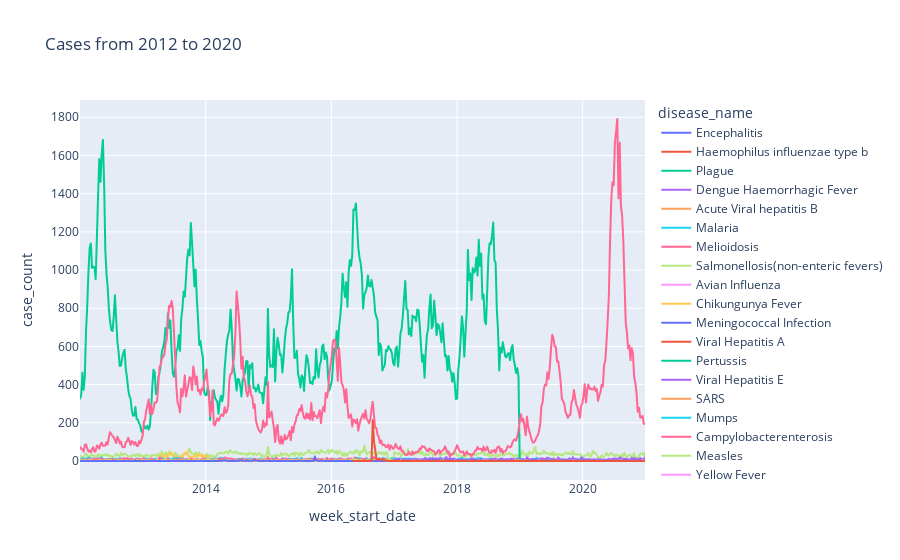
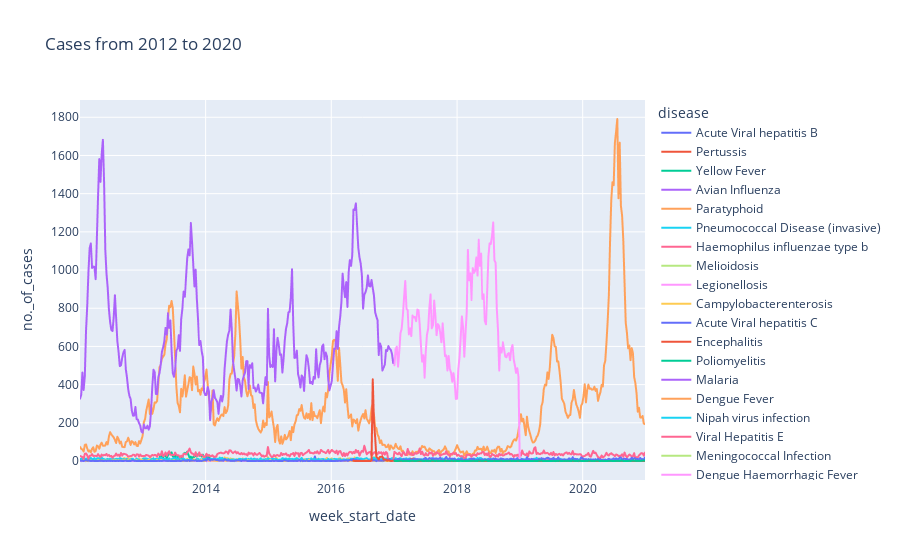

The notebook cell these images were saved under, in order:
### Markdown cell above
### Analyse change in disease count over from 2013 to 2020, segment by diseases

### Code cell
create_line_graph(df_ai_cleaned, "week_start_date", "case_count", {"week_start_date": True, "case_count": True}, "Cases from 2012 to 2020", "disease_name")
create_line_graph(df_cleaned, "week_start_date", "no._of_cases", {"no._of_cases": True}, "Cases from 2012 to 2020", "disease")

### Figure 1 — Plotly figure (JSON) as saved in the notebook; plotly's stock layout.template omitted (floating-point values rounded to 4 significant figures; data arrays with more than 128 entries replaced by an {"elided": "..."} marker saying what was removed)
{"data": [{"hovertemplate": "disease_name=Encephalitis<br>week_start_date=%{x}<br>case_count=%{y}<extra></extra>", "legendgroup": "Encephalitis", "line": {"color": "#636efa", "dash": "solid"}, "marker": {"symbol": "circle"}, "mode": "lines", "name": "Encephalitis", "showlegend": true, "type": "scattergl", "x": {"elided": "469 str values"}, "xaxis": "x", "y": {"elided": "469 int values"}, "yaxis": "y"}, {"hovertemplate": "disease_name=Haemophilus influenzae type b<br>week_start_date=%{x}<br>case_count=%{y}<extra></extra>", "legendgroup": "Haemophilus influenzae type b", "line": {"color": "#EF553B", "dash": "solid"}, "marker": {"symbol": "circle"}, "mode": "lines", "name": "Haemophilus influenzae type b", "showlegend": true, "type": "scattergl", "x": {"elided": "469 str values"}, "xaxis": "x", "y": {"elided": "469 int values"}, "yaxis": "y"}, {"hovertemplate": "disease_name=Plague<br>week_start_date=%{x}<br>case_count=%{y}<extra></extra>", "legendgroup": "Plague", "line": {"color": "#00cc96", "dash": "solid"}, "marker": {"symbol": "circle"}, "mode": "lines", "name": "Plague", "showlegend": true, "type": "scattergl", "x": {"elided": "469 str values"}, "xaxis": "x", "y": {"elided": "469 int values"}, "yaxis": "y"}, {"hovertemplate": "disease_name=Dengue Haemorrhagic Fever<br>week_start_date=%{x}<br>case_count=%{y}<extra></extra>", "legendgroup": "Dengue Haemorrhagic Fever", "line": {"color": "#ab63fa", "dash": "solid"}, "marker": {"symbol": "circle"}, "mode": "lines", "name": "Dengue Haemorrhagic Fever", "showlegend": true, "type": "scattergl", "x": {"elided": "469 str values"}, "xaxis": "x", "y": {"elided": "469 int values"}, "yaxis": "y"}, {"hovertemplate": "disease_name=Acute Viral hepatitis B<br>week_start_date=%{x}<br>case_count=%{y}<extra></extra>", "legendgroup": "Acute Viral hepatitis B", "line": {"color": "#FFA15A", "dash": "solid"}, "marker": {"symbol": "circle"}, "mode": "lines", "name": "Acute Viral hepatitis B", "showlegend": true, "type": "scattergl", "x": {"elided": "469 str values"}, "xaxis": "x", "y": {"elided": "469 int values"}, "yaxis": "y"}, {"hovertemplate": "disease_name=Malaria<br>week_start_date=%{x}<br>case_count=%{y}<extra></extra>", "legendgroup": "Malaria", "line": {"color": "#19d3f3", "dash": "solid"}, "marker": {"symbol": "circle"}, "mode": "lines", "name": "Malaria", "showlegend": true, "type": "scattergl", "x": {"elided": "469 str values"}, "xaxis": "x", "y": {"elided": "469 int values"}, "yaxis": "y"}, {"hovertemplate": "disease_name=Melioidosis<br>week_start_date=%{x}<br>case_count=%{y}<extra></extra>", "legendgroup": "Melioidosis", "line": {"color": "#FF6692", "dash": "solid"}, "marker": {"symbol": "circle"}, "mode": "lines", "name": "Melioidosis", "showlegend": true, "type": "scattergl", "x": {"elided": "469 str values"}, "xaxis": "x", "y": {"elided": "469 int values"}, "yaxis": "y"}, {"hovertemplate": "disease_name=Salmonellosis(non-enteric fevers)<br>week_start_date=%{x}<br>case_count=%{y}<extra></extra>", "legendgroup": "Salmonellosis(non-enteric fevers)", "line": {"color": "#B6E880", "dash": "solid"}, "marker": {"symbol": "circle"}, "mode": "lines", "name": "Salmonellosis(non-enteric fevers)", "showlegend": true, "type": "scattergl", "x": {"elided": "469 str values"}, "xaxis": "x", "y": {"elided": "469 int values"}, "yaxis": "y"}, {"hovertemplate": "disease_name=Avian Influenza<br>week_start_date=%{x}<br>case_count=%{y}<extra></extra>", "legendgroup": "Avian Influenza", "line": {"color": "#FF97FF", "dash": "solid"}, "marker": {"symbol": "circle"}, "mode": "lines", "name": "Avian Influenza", "showlegend": true, "type": "scattergl", "x": {"elided": "469 str values"}, "xaxis": "x", "y": {"elided": "469 int values"}, "yaxis": "y"}, {"hovertemplate": "disease_name=Chikungunya Fever<br>week_start_date=%{x}<br>case_count=%{y}<extra></extra>", "legendgroup": "Chikungunya Fever", "line": {"color": "#FECB52", "dash": "solid"}, "marker": {"symbol": "circle"}, "mode": "lines", "name": "Chikungunya Fever", "showlegend": true, "type": "scattergl", "x": {"elided": "260 str values"}, "xaxis": "x", "y": {"elided": "260 int values"}, "yaxis": "y"}, {"hovertemplate": "disease_name=Meningococcal Infection<br>week_start_date=%{x}<br>case_count=%{y}<extra></extra>", "legendgroup": "Meningococcal Infection", "line": {"color": "#636efa", "dash": "solid"}, "marker": {"symbol": "circle"}, "mode": "lines", "name": "Meningococcal Infection", "showlegend": true, "type": "scattergl", "x": {"elided": "469 str values"}, "xaxis": "x", "y": {"elided": "469 int values"}, "yaxis": "y"}, {"hovertemplate": "disease_name=Viral Hepatitis A<br>week_start_date=%{x}<br>case_count=%{y}<extra></extra>", "legendgroup": "Viral Hepatitis A", "line": {"color": "#EF553B", "dash": "solid"}, "marker": {"symbol": "circle"}, "mode": "lines", "name": "Viral Hepatitis A", "showlegend": true, "type": "scattergl", "x": {"elided": "260 str values"}, "xaxis": "x", "y": {"elided": "260 int values"}, "yaxis": "y"}, {"hovertemplate": "disease_name=Pertussis<br>week_start_date=%{x}<br>case_count=%{y}<extra></extra>", "legendgroup": "Pertussis", "line": {"color": "#00cc96", "dash": "solid"}, "marker": {"symbol": "circle"}, "mode": "lines", "name": "Pertussis", "showlegend": true, "type": "scattergl", "x": {"elided": "469 str values"}, "xaxis": "x", "y": {"elided": "469 int values"}, "yaxis": "y"}, {"hovertemplate": "disease_name=Viral Hepatitis E<br>week_start_date=%{x}<br>case_count=%{y}<extra></extra>", "legendgroup": "Viral Hepatitis E", "line": {"color": "#ab63fa", "dash": "solid"}, "marker": {"symbol": "circle"}, "mode": "lines", "name": "Viral Hepatitis E", "showlegend": true, "type": "scattergl", "x": {"elided": "260 str values"}, "xaxis": "x", "y": {"elided": "260 int values"}, "yaxis": "y"}, {"hovertemplate": "disease_name=SARS<br>week_start_date=%{x}<br>case_count=%{y}<extra></extra>", "legendgroup": "SARS", "line": {"color": "#FFA15A", "dash": "solid"}, "marker": {"symbol": "circle"}, "mode": "lines", "name": "SARS", "showlegend": true, "type": "scattergl", "x": {"elided": "469 str values"}, "xaxis": "x", "y": {"elided": "469 int values"}, "yaxis": "y"}, {"hovertemplate": "disease_name=Mumps<br>week_start_date=%{x}<br>case_count=%{y}<extra></extra>", "legendgroup": "Mumps", "line": {"color": "#19d3f3", "dash": "solid"}, "marker": {"symbol": "circle"}, "mode": "lines", "name": "Mumps", "showlegend": true, "type": "scattergl", "x": {"elided": "469 str values"}, "xaxis": "x", "y": {"elided": "469 int values"}, "yaxis": "y"}, {"hovertemplate": "disease_name=Campylobacterenterosis<br>week_start_date=%{x}<br>case_count=%{y}<extra></extra>", "legendgroup": "Campylobacterenterosis", "line": {"color": "#FF6692", "dash": "solid"}, "marker": {"symbol": "circle"}, "mode": "lines", "name": "Campylobacterenterosis", "showlegend": true, "type": "scattergl", "x": {"elided": "260 str values"}, "xaxis": "x", "y": {"elided": "260 int values"}, "yaxis": "y"}, {"hovertemplate": "disease_name=Measles<br>week_start_date=%{x}<br>case_count=%{y}<extra></extra>", "legendgroup": "Measles", "line": {"color": "#B6E880", "dash": "solid"}, "marker": {"symbol": "circle"}, "mode": "lines", "name": "Measles", "showlegend": true, "type": "scattergl", "x": {"elided": "468 str values"}, "xaxis": "x", "y": {"elided": "468 int values"}, "yaxis": "y"}, {"hovertemplate": "disease_name=Yellow Fever<br>week_start_date=%{x}<br>case_count=%{y}<extra></extra>", "legendgroup": "Yellow Fever", "line": {"color": "#FF97FF", "dash": "solid"}, "marker": {"symbol": "circle"}, "mode": "lines", "name": "Yellow Fever", "showlegend": true, "type": "scattergl", "x": {"elided": "469 str values"}, "xaxis": "x", "y": {"elided": "469 int values"}, "yaxis": "y"}, {"hovertemplate": "disease_name=Pneumococcal Disease (invasive)<br>week_start_date=%{x}<br>case_count=%{y}<extra></extra>", "legendgroup": "Pneumococcal Disease (invasive)", "line": {"color": "#FECB52", "dash": "solid"}, "marker": {"symbol": "circle"}, "mode": "lines", "name": "Pneumococcal Disease (invasive)", "showlegend": true, "type": "scattergl", "x": {"elided": "469 str values"}, "xaxis": "x", "y": {"elided": "469 int values"}, "yaxis": "y"}, {"hovertemplate": "disease_name=Legionellosis<br>week_start_date=%{x}<br>case_count=%{y}<extra></extra>", "legendgroup": "Legionellosis", "line": {"color": "#636efa", "dash": "solid"}, "marker": {"symbol": "circle"}, "mode": "lines", "name": "Legionellosis", "showlegend": true, "type": "scattergl", "x": {"elided": "469 str values"}, "xaxis": "x", "y": {"elided": "469 int values"}, "yaxis": "y"}, {"hovertemplate": "disease_name=Nipah virus infection<br>week_start_date=%{x}<br>case_count=%{y}<extra></extra>", "legendgroup": "Nipah virus infection", "line": {"color": "#EF553B", "dash": "solid"}, "marker": {"symbol": "circle"}, "mode": "lines", "name": "Nipah virus infection", "showlegend": true, "type": "scattergl", "x": {"elided": "469 str values"}, "xaxis": "x", "y": {"elided": "469 int values"}, "yaxis": "y"}, {"hovertemplate": "disease_name=Hand, Foot and Mouth Disease<br>week_start_date=%{x}<br>case_count=%{y}<extra></extra>", "legendgroup": "Hand, Foot and Mouth Disease", "line": {"color": "#00cc96", "dash": "solid"}, "marker": {"symbol": "circle"}, "mode": "lines", "name": "Hand, Foot and Mouth Disease", "showlegend": true, "type": "scattergl", "x": {"elided": "469 str values"}, "xaxis": "x", "y": {"elided": "469 int values"}, "yaxis": "y"}, {"hovertemplate": "disease_name=Rubella<br>week_start_date=%{x}<br>case_count=%{y}<extra></extra>", "legendgroup": "Rubella", "line": {"color": "#ab63fa", "dash": "solid"}, "marker": {"symbol": "circle"}, "mode": "lines", "name": "Rubella", "showlegend": true, "type": "scattergl", "x": {"elided": "469 str values"}, "xaxis": "x", "y": {"elided": "469 int values"}, "yaxis": "y"}, {"hovertemplate": "disease_name=Cholera<br>week_start_date=%{x}<br>case_count=%{y}<extra></extra>", "legendgroup": "Cholera", "line": {"color": "#FFA15A", "dash": "solid"}, "marker": {"symbol": "circle"}, "mode": "lines", "name": "Cholera", "showlegend": true, "type": "scattergl", "x": {"elided": "469 str values"}, "xaxis": "x", "y": {"elided": "469 int values"}, "yaxis": "y"}, {"hovertemplate": "disease_name=Diphtheria<br>week_start_date=%{x}<br>case_count=%{y}<extra></extra>", "legendgroup": "Diphtheria", "line": {"color": "#19d3f3", "dash": "solid"}, "marker": {"symbol": "circle"}, "mode": "lines", "name": "Diphtheria", "showlegend": true, "type": "scattergl", "x": {"elided": "469 str values"}, "xaxis": "x", "y": {"elided": "469 int values"}, "yaxis": "y"}, {"hovertemplate": "disease_name=Dengue Fever<br>week_start_date=%{x}<br>case_count=%{y}<extra></extra>", "legendgroup": "Dengue Fever", "line": {"color": "#FF6692", "dash": "solid"}, "marker": {"symbol": "circle"}, "mode": "lines", "name": "Dengue Fever", "showlegend": true, "type": "scattergl", "x": {"elided": "469 str values"}, "xaxis": "x", "y": {"elided": "469 int values"}, "yaxis": "y"}, {"hovertemplate": "disease_name=Typhoid<br>week_start_date=%{x}<br>case_count=%{y}<extra></extra>", "legendgroup": "Typhoid", "line": {"color": "#B6E880", "dash": "solid"}, "marker": {"symbol": "circle"}, "mode": "lines", "name": "Typhoid", "showlegend": true, "type": "scattergl", "x": {"elided": "469 str values"}, "xaxis": "x", "y": {"elided": "469 int values"}, "yaxis": "y"}, {"hovertemplate": "disease_name=Poliomyelitis<br>week_start_date=%{x}<br>case_count=%{y}<extra></extra>", "legendgroup": "Poliomyelitis", "line": {"color": "#FF97FF", "dash": "solid"}, "marker": {"symbol": "circle"}, "mode": "lines", "name": "Poliomyelitis", "showlegend": true, "type": "scattergl", "x": {"elided": "469 str values"}, "xaxis": "x", "y": {"elided": "469 int values"}, "yaxis": "y"}, {"hovertemplate": "disease_name=Paratyphoid<br>week_start_date=%{x}<br>case_count=%{y}<extra></extra>", "legendgroup": "Paratyphoid", "line": {"color": "#FECB52", "dash": "solid"}, "marker": {"symbol": "circle"}, "mode": "lines", "name": "Paratyphoid", "showlegend": true, "type": "scattergl", "x": {"elided": "469 str values"}, "xaxis": "x", "y": {"elided": "469 int values"}, "yaxis": "y"}, {"hovertemplate": "disease_name=Acute Viral hepatitis C<br>week_start_date=%{x}<br>case_count=%{y}<extra></extra>", "legendgroup": "Acute Viral hepatitis C", "line": {"color": "#636efa", "dash": "solid"}, "marker": {"symbol": "circle"}, "mode": "lines", "name": "Acute Viral hepatitis C", "showlegend": true, "type": "scattergl", "x": {"elided": "469 str values"}, "xaxis": "x", "y": {"elided": "469 int values"}, "yaxis": "y"}, {"hovertemplate": "disease_name=Zika Virus Infection<br>week_start_date=%{x}<br>case_count=%{y}<extra></extra>", "legendgroup": "Zika Virus Infection", "line": {"color": "#EF553B", "dash": "solid"}, "marker": {"symbol": "circle"}, "mode": "lines", "name": "Zika Virus Infection", "showlegend": true, "type": "scattergl", "x": {"elided": "243 str values"}, "xaxis": "x", "y": {"elided": "243 int values"}, "yaxis": "y"}, {"hovertemplate": "disease_name=Chikungunya<br>week_start_date=%{x}<br>case_count=%{y}<extra></extra>", "legendgroup": "Chikungunya", "line": {"color": "#00cc96", "dash": "solid"}, "marker": {"symbol": "circle"}, "mode": "lines", "name": "Chikungunya", "showlegend": true, "type": "scattergl", "x": {"elided": "209 str values"}, "xaxis": "x", "y": {"elided": "209 int values"}, "yaxis": "y"}, {"hovertemplate": "disease_name=Campylobacter enteritis<br>week_start_date=%{x}<br>case_count=%{y}<extra></extra>", "legendgroup": "Campylobacter enteritis", "line": {"color": "#ab63fa", "dash": "solid"}, "marker": {"symbol": "circle"}, "mode": "lines", "name": "Campylobacter enteritis", "showlegend": true, "type": "scattergl", "x": {"elided": "209 str values"}, "xaxis": "x", "y": {"elided": "209 int values"}, "yaxis": "y"}, {"hovertemplate": "disease_name=Acute Viral Hepatitis A<br>week_start_date=%{x}<br>case_count=%{y}<extra></extra>", "legendgroup": "Acute Viral Hepatitis A", "line": {"color": "#FFA15A", "dash": "solid"}, "marker": {"symbol": "circle"}, "mode": "lines", "name": "Acute Viral Hepatitis A", "showlegend": true, "type": "scattergl", "x": {"elided": "209 str values"}, "xaxis": "x", "y": {"elided": "209 int values"}, "yaxis": "y"}, {"hovertemplate": "disease_name=Murine Typhus<br>week_start_date=%{x}<br>case_count=%{y}<extra></extra>", "legendgroup": "Murine Typhus", "line": {"color": "#19d3f3", "dash": "solid"}, "marker": {"symbol": "circle"}, "mode": "lines", "name": "Murine Typhus", "showlegend": true, "type": "scattergl", "x": {"elided": "209 str values"}, "xaxis": "x", "y": {"elided": "209 int values"}, "yaxis": "y"}, {"hovertemplate": "disease_name=Tetanus<br>week_start_date=%{x}<br>case_count=%{y}<extra></extra>", "legendgroup": "Tetanus", "line": {"color": "#FF6692", "dash": "solid"}, "marker": {"symbol": "circle"}, "mode": "lines", "name": "Tetanus", "showlegend": true, "type": "scattergl", "x": {"elided": "209 str values"}, "xaxis": "x", "y": {"elided": "209 int values"}, "yaxis": "y"}, {"hovertemplate": "disease_name=Japanese Encephalitis<br>week_start_date=%{x}<br>case_count=%{y}<extra></extra>", "legendgroup": "Japanese Encephalitis", "line": {"color": "#B6E880", "dash": "solid"}, "marker": {"symbol": "circle"}, "mode": "lines", "name": "Japanese Encephalitis", "showlegend": true, "type": "scattergl", "x": {"elided": "209 str values"}, "xaxis": "x", "y": {"elided": "209 int values"}, "yaxis": "y"}, {"hovertemplate": "disease_name=Ebola Virus Disease<br>week_start_date=%{x}<br>case_count=%{y}<extra></extra>", "legendgroup": "Ebola Virus Disease", "line": {"color": "#FF97FF", "dash": "solid"}, "marker": {"symbol": "circle"}, "mode": "lines", "name": "Ebola Virus Disease", "showlegend": true, "type": "scattergl", "x": {"elided": "209 str values"}, "xaxis": "x", "y": {"elided": "209 int values"}, "yaxis": "y"}, {"hovertemplate": "disease_name=Leptospirosis<br>week_start_date=%{x}<br>case_count=%{y}<extra></extra>", "legendgroup": "Leptospirosis", "line": {"color": "#FECB52", "dash": "solid"}, "marker": {"symbol": "circle"}, "mode": "lines", "name": "Leptospirosis", "showlegend": true, "type": "scattergl", "x": {"elided": "209 str values"}, "xaxis": "x", "y": {"elided": "209 int values"}, "yaxis": "y"}, {"hovertemplate": "disease_name=Acute Viral Hepatitis E<br>week_start_date=%{x}<br>case_count=%{y}<extra></extra>", "legendgroup": "Acute Viral Hepatitis E", "line": {"color": "#636efa", "dash": "solid"}, "marker": {"symbol": "circle"}, "mode": "lines", "name": "Acute Viral Hepatitis E", "showlegend": true, "type": "scattergl", "x": {"elided": "209 str values"}, "xaxis": "x", "y": {"elided": "209 int values"}, "yaxis": "y"}, {"hovertemplate": "disease_name=Botulism<br>week_start_date=%{x}<br>case_count=%{y}<extra></extra>", "legendgroup": "Botulism", "line": {"color": "#EF553B", "dash": "solid"}, "marker": {"symbol": "circle"}, "mode": "lines", "name": "Botulism", "showlegend": true, "type": "scattergl", "x": {"elided": "209 str values"}, "xaxis": "x", "y": {"elided": "209 int values"}, "yaxis": "y"}], "layout": {"legend": {"title": {"text": "disease_name"}, "tracegroupgap": 0}, "title": {"text": "Cases from 2012 to 2020"}, "xaxis": {"anchor": "y", "domain": [0, 1], "title": {"text": "week_start_date"}}, "yaxis": {"anchor": "x", "domain": [0, 1], "title": {"text": "case_count"}}}}

### Figure 2 — Plotly figure (JSON) as saved in the notebook; plotly's stock layout.template omitted (floating-point values rounded to 4 significant figures; data arrays with more than 128 entries replaced by an {"elided": "..."} marker saying what was removed)
{"data": [{"hovertemplate": "disease=Acute Viral hepatitis B<br>week_start_date=%{x}<br>no._of_cases=%{y}<extra></extra>", "legendgroup": "Acute Viral hepatitis B", "line": {"color": "#636efa", "dash": "solid"}, "marker": {"symbol": "circle"}, "mode": "lines", "name": "Acute Viral hepatitis B", "showlegend": true, "type": "scattergl", "x": {"elided": "469 str values"}, "xaxis": "x", "y": {"elided": "469 int values"}, "yaxis": "y"}, {"hovertemplate": "disease=Pertussis<br>week_start_date=%{x}<br>no._of_cases=%{y}<extra></extra>", "legendgroup": "Pertussis", "line": {"color": "#EF553B", "dash": "solid"}, "marker": {"symbol": "circle"}, "mode": "lines", "name": "Pertussis", "showlegend": true, "type": "scattergl", "x": {"elided": "469 str values"}, "xaxis": "x", "y": {"elided": "469 int values"}, "yaxis": "y"}, {"hovertemplate": "disease=Yellow Fever<br>week_start_date=%{x}<br>no._of_cases=%{y}<extra></extra>", "legendgroup": "Yellow Fever", "line": {"color": "#00cc96", "dash": "solid"}, "marker": {"symbol": "circle"}, "mode": "lines", "name": "Yellow Fever", "showlegend": true, "type": "scattergl", "x": {"elided": "469 str values"}, "xaxis": "x", "y": {"elided": "469 int values"}, "yaxis": "y"}, {"hovertemplate": "disease=Avian Influenza<br>week_start_date=%{x}<br>no._of_cases=%{y}<extra></extra>", "legendgroup": "Avian Influenza", "line": {"color": "#ab63fa", "dash": "solid"}, "marker": {"symbol": "circle"}, "mode": "lines", "name": "Avian Influenza", "showlegend": true, "type": "scattergl", "x": {"elided": "469 str values"}, "xaxis": "x", "y": {"elided": "469 int values"}, "yaxis": "y"}, {"hovertemplate": "disease=Paratyphoid<br>week_start_date=%{x}<br>no._of_cases=%{y}<extra></extra>", "legendgroup": "Paratyphoid", "line": {"color": "#FFA15A", "dash": "solid"}, "marker": {"symbol": "circle"}, "mode": "lines", "name": "Paratyphoid", "showlegend": true, "type": "scattergl", "x": {"elided": "469 str values"}, "xaxis": "x", "y": {"elided": "469 int values"}, "yaxis": "y"}, {"hovertemplate": "disease=Pneumococcal Disease (invasive)<br>week_start_date=%{x}<br>no._of_cases=%{y}<extra></extra>", "legendgroup": "Pneumococcal Disease (invasive)", "line": {"color": "#19d3f3", "dash": "solid"}, "marker": {"symbol": "circle"}, "mode": "lines", "name": "Pneumococcal Disease (invasive)", "showlegend": true, "type": "scattergl", "x": {"elided": "469 str values"}, "xaxis": "x", "y": {"elided": "469 int values"}, "yaxis": "y"}, {"hovertemplate": "disease=Haemophilus influenzae type b<br>week_start_date=%{x}<br>no._of_cases=%{y}<extra></extra>", "legendgroup": "Haemophilus influenzae type b", "line": {"color": "#FF6692", "dash": "solid"}, "marker": {"symbol": "circle"}, "mode": "lines", "name": "Haemophilus influenzae type b", "showlegend": true, "type": "scattergl", "x": {"elided": "469 str values"}, "xaxis": "x", "y": {"elided": "469 int values"}, "yaxis": "y"}, {"hovertemplate": "disease=Melioidosis<br>week_start_date=%{x}<br>no._of_cases=%{y}<extra></extra>", "legendgroup": "Melioidosis", "line": {"color": "#B6E880", "dash": "solid"}, "marker": {"symbol": "circle"}, "mode": "lines", "name": "Melioidosis", "showlegend": true, "type": "scattergl", "x": {"elided": "469 str values"}, "xaxis": "x", "y": {"elided": "469 int values"}, "yaxis": "y"}, {"hovertemplate": "disease=Legionellosis<br>week_start_date=%{x}<br>no._of_cases=%{y}<extra></extra>", "legendgroup": "Legionellosis", "line": {"color": "#FF97FF", "dash": "solid"}, "marker": {"symbol": "circle"}, "mode": "lines", "name": "Legionellosis", "showlegend": true, "type": "scattergl", "x": {"elided": "469 str values"}, "xaxis": "x", "y": {"elided": "469 int values"}, "yaxis": "y"}, {"hovertemplate": "disease=Campylobacterenterosis<br>week_start_date=%{x}<br>no._of_cases=%{y}<extra></extra>", "legendgroup": "Campylobacterenterosis", "line": {"color": "#FECB52", "dash": "solid"}, "marker": {"symbol": "circle"}, "mode": "lines", "name": "Campylobacterenterosis", "showlegend": true, "type": "scattergl", "x": {"elided": "260 str values"}, "xaxis": "x", "y": {"elided": "260 int values"}, "yaxis": "y"}, {"hovertemplate": "disease=Acute Viral hepatitis C<br>week_start_date=%{x}<br>no._of_cases=%{y}<extra></extra>", "legendgroup": "Acute Viral hepatitis C", "line": {"color": "#636efa", "dash": "solid"}, "marker": {"symbol": "circle"}, "mode": "lines", "name": "Acute Viral hepatitis C", "showlegend": true, "type": "scattergl", "x": {"elided": "469 str values"}, "xaxis": "x", "y": {"elided": "469 int values"}, "yaxis": "y"}, {"hovertemplate": "disease=Encephalitis<br>week_start_date=%{x}<br>no._of_cases=%{y}<extra></extra>", "legendgroup": "Encephalitis", "line": {"color": "#EF553B", "dash": "solid"}, "marker": {"symbol": "circle"}, "mode": "lines", "name": "Encephalitis", "showlegend": true, "type": "scattergl", "x": {"elided": "469 str values"}, "xaxis": "x", "y": {"elided": "469 int values"}, "yaxis": "y"}, {"hovertemplate": "disease=Poliomyelitis<br>week_start_date=%{x}<br>no._of_cases=%{y}<extra></extra>", "legendgroup": "Poliomyelitis", "line": {"color": "#00cc96", "dash": "solid"}, "marker": {"symbol": "circle"}, "mode": "lines", "name": "Poliomyelitis", "showlegend": true, "type": "scattergl", "x": {"elided": "469 str values"}, "xaxis": "x", "y": {"elided": "469 int values"}, "yaxis": "y"}, {"hovertemplate": "disease=Malaria<br>week_start_date=%{x}<br>no._of_cases=%{y}<extra></extra>", "legendgroup": "Malaria", "line": {"color": "#ab63fa", "dash": "solid"}, "marker": {"symbol": "circle"}, "mode": "lines", "name": "Malaria", "showlegend": true, "type": "scattergl", "x": {"elided": "469 str values"}, "xaxis": "x", "y": {"elided": "469 int values"}, "yaxis": "y"}, {"hovertemplate": "disease=Dengue Fever<br>week_start_date=%{x}<br>no._of_cases=%{y}<extra></extra>", "legendgroup": "Dengue Fever", "line": {"color": "#FFA15A", "dash": "solid"}, "marker": {"symbol": "circle"}, "mode": "lines", "name": "Dengue Fever", "showlegend": true, "type": "scattergl", "x": {"elided": "469 str values"}, "xaxis": "x", "y": {"elided": "469 int values"}, "yaxis": "y"}, {"hovertemplate": "disease=Nipah virus infection<br>week_start_date=%{x}<br>no._of_cases=%{y}<extra></extra>", "legendgroup": "Nipah virus infection", "line": {"color": "#19d3f3", "dash": "solid"}, "marker": {"symbol": "circle"}, "mode": "lines", "name": "Nipah virus infection", "showlegend": true, "type": "scattergl", "x": {"elided": "469 str values"}, "xaxis": "x", "y": {"elided": "469 int values"}, "yaxis": "y"}, {"hovertemplate": "disease=Viral Hepatitis E<br>week_start_date=%{x}<br>no._of_cases=%{y}<extra></extra>", "legendgroup": "Viral Hepatitis E", "line": {"color": "#FF6692", "dash": "solid"}, "marker": {"symbol": "circle"}, "mode": "lines", "name": "Viral Hepatitis E", "showlegend": true, "type": "scattergl", "x": {"elided": "260 str values"}, "xaxis": "x", "y": {"elided": "260 int values"}, "yaxis": "y"}, {"hovertemplate": "disease=Meningococcal Infection<br>week_start_date=%{x}<br>no._of_cases=%{y}<extra></extra>", "legendgroup": "Meningococcal Infection", "line": {"color": "#B6E880", "dash": "solid"}, "marker": {"symbol": "circle"}, "mode": "lines", "name": "Meningococcal Infection", "showlegend": true, "type": "scattergl", "x": {"elided": "469 str values"}, "xaxis": "x", "y": {"elided": "469 int values"}, "yaxis": "y"}, {"hovertemplate": "disease=Dengue Haemorrhagic Fever<br>week_start_date=%{x}<br>no._of_cases=%{y}<extra></extra>", "legendgroup": "Dengue Haemorrhagic Fever", "line": {"color": "#FF97FF", "dash": "solid"}, "marker": {"symbol": "circle"}, "mode": "lines", "name": "Dengue Haemorrhagic Fever", "showlegend": true, "type": "scattergl", "x": {"elided": "469 str values"}, "xaxis": "x", "y": {"elided": "469 int values"}, "yaxis": "y"}, {"hovertemplate": "disease=Diphtheria<br>week_start_date=%{x}<br>no._of_cases=%{y}<extra></extra>", "legendgroup": "Diphtheria", "line": {"color": "#FECB52", "dash": "solid"}, "marker": {"symbol": "circle"}, "mode": "lines", "name": "Diphtheria", "showlegend": true, "type": "scattergl", "x": {"elided": "469 str values"}, "xaxis": "x", "y": {"elided": "469 int values"}, "yaxis": "y"}, {"hovertemplate": "disease=Cholera<br>week_start_date=%{x}<br>no._of_cases=%{y}<extra></extra>", "legendgroup": "Cholera", "line": {"color": "#636efa", "dash": "solid"}, "marker": {"symbol": "circle"}, "mode": "lines", "name": "Cholera", "showlegend": true, "type": "scattergl", "x": {"elided": "469 str values"}, "xaxis": "x", "y": {"elided": "469 int values"}, "yaxis": "y"}, {"hovertemplate": "disease=Typhoid<br>week_start_date=%{x}<br>no._of_cases=%{y}<extra></extra>", "legendgroup": "Typhoid", "line": {"color": "#EF553B", "dash": "solid"}, "marker": {"symbol": "circle"}, "mode": "lines", "name": "Typhoid", "showlegend": true, "type": "scattergl", "x": {"elided": "469 str values"}, "xaxis": "x", "y": {"elided": "469 int values"}, "yaxis": "y"}, {"hovertemplate": "disease=Chikungunya Fever<br>week_start_date=%{x}<br>no._of_cases=%{y}<extra></extra>", "legendgroup": "Chikungunya Fever", "line": {"color": "#00cc96", "dash": "solid"}, "marker": {"symbol": "circle"}, "mode": "lines", "name": "Chikungunya Fever", "showlegend": true, "type": "scattergl", "x": {"elided": "260 str values"}, "xaxis": "x", "y": {"elided": "260 int values"}, "yaxis": "y"}, {"hovertemplate": "disease=Hand, Foot Mouth Disease<br>week_start_date=%{x}<br>no._of_cases=%{y}<extra></extra>", "legendgroup": "Hand, Foot Mouth Disease", "line": {"color": "#ab63fa", "dash": "solid"}, "marker": {"symbol": "circle"}, "mode": "lines", "name": "Hand, Foot Mouth Disease", "showlegend": true, "type": "scattergl", "x": {"elided": "260 str values"}, "xaxis": "x", "y": {"elided": "260 int values"}, "yaxis": "y"}, {"hovertemplate": "disease=Rubella<br>week_start_date=%{x}<br>no._of_cases=%{y}<extra></extra>", "legendgroup": "Rubella", "line": {"color": "#FFA15A", "dash": "solid"}, "marker": {"symbol": "circle"}, "mode": "lines", "name": "Rubella", "showlegend": true, "type": "scattergl", "x": {"elided": "469 str values"}, "xaxis": "x", "y": {"elided": "469 int values"}, "yaxis": "y"}, {"hovertemplate": "disease=Mumps<br>week_start_date=%{x}<br>no._of_cases=%{y}<extra></extra>", "legendgroup": "Mumps", "line": {"color": "#19d3f3", "dash": "solid"}, "marker": {"symbol": "circle"}, "mode": "lines", "name": "Mumps", "showlegend": true, "type": "scattergl", "x": {"elided": "469 str values"}, "xaxis": "x", "y": {"elided": "469 int values"}, "yaxis": "y"}, {"hovertemplate": "disease=Salmonellosis(non-enteric fevers)<br>week_start_date=%{x}<br>no._of_cases=%{y}<extra></extra>", "legendgroup": "Salmonellosis(non-enteric fevers)", "line": {"color": "#FF6692", "dash": "solid"}, "marker": {"symbol": "circle"}, "mode": "lines", "name": "Salmonellosis(non-enteric fevers)", "showlegend": true, "type": "scattergl", "x": {"elided": "469 str values"}, "xaxis": "x", "y": {"elided": "469 int values"}, "yaxis": "y"}, {"hovertemplate": "disease=Plague<br>week_start_date=%{x}<br>no._of_cases=%{y}<extra></extra>", "legendgroup": "Plague", "line": {"color": "#B6E880", "dash": "solid"}, "marker": {"symbol": "circle"}, "mode": "lines", "name": "Plague", "showlegend": true, "type": "scattergl", "x": {"elided": "469 str values"}, "xaxis": "x", "y": {"elided": "469 int values"}, "yaxis": "y"}, {"hovertemplate": "disease=SARS<br>week_start_date=%{x}<br>no._of_cases=%{y}<extra></extra>", "legendgroup": "SARS", "line": {"color": "#FF97FF", "dash": "solid"}, "marker": {"symbol": "circle"}, "mode": "lines", "name": "SARS", "showlegend": true, "type": "scattergl", "x": {"elided": "469 str values"}, "xaxis": "x", "y": {"elided": "469 int values"}, "yaxis": "y"}, {"hovertemplate": "disease=Viral Hepatitis A<br>week_start_date=%{x}<br>no._of_cases=%{y}<extra></extra>", "legendgroup": "Viral Hepatitis A", "line": {"color": "#FECB52", "dash": "solid"}, "marker": {"symbol": "circle"}, "mode": "lines", "name": "Viral Hepatitis A", "showlegend": true, "type": "scattergl", "x": {"elided": "260 str values"}, "xaxis": "x", "y": {"elided": "260 int values"}, "yaxis": "y"}, {"hovertemplate": "disease=Measles<br>week_start_date=%{x}<br>no._of_cases=%{y}<extra></extra>", "legendgroup": "Measles", "line": {"color": "#636efa", "dash": "solid"}, "marker": {"symbol": "circle"}, "mode": "lines", "name": "Measles", "showlegend": true, "type": "scattergl", "x": {"elided": "468 str values"}, "xaxis": "x", "y": {"elided": "468 int values"}, "yaxis": "y"}, {"hovertemplate": "disease=Zika Virus Infection<br>week_start_date=%{x}<br>no._of_cases=%{y}<extra></extra>", "legendgroup": "Zika Virus Infection", "line": {"color": "#EF553B", "dash": "solid"}, "marker": {"symbol": "circle"}, "mode": "lines", "name": "Zika Virus Infection", "showlegend": true, "type": "scattergl", "x": {"elided": "243 str values"}, "xaxis": "x", "y": {"elided": "243 int values"}, "yaxis": "y"}, {"hovertemplate": "disease=Murine Typhus<br>week_start_date=%{x}<br>no._of_cases=%{y}<extra></extra>", "legendgroup": "Murine Typhus", "line": {"color": "#00cc96", "dash": "solid"}, "marker": {"symbol": "circle"}, "mode": "lines", "name": "Murine Typhus", "showlegend": true, "type": "scattergl", "x": {"elided": "209 str values"}, "xaxis": "x", "y": {"elided": "209 int values"}, "yaxis": "y"}, {"hovertemplate": "disease=Ebola Virus Disease<br>week_start_date=%{x}<br>no._of_cases=%{y}<extra></extra>", "legendgroup": "Ebola Virus Disease", "line": {"color": "#ab63fa", "dash": "solid"}, "marker": {"symbol": "circle"}, "mode": "lines", "name": "Ebola Virus Disease", "showlegend": true, "type": "scattergl", "x": {"elided": "209 str values"}, "xaxis": "x", "y": {"elided": "209 int values"}, "yaxis": "y"}, {"hovertemplate": "disease=Acute Viral Hepatitis A<br>week_start_date=%{x}<br>no._of_cases=%{y}<extra></extra>", "legendgroup": "Acute Viral Hepatitis A", "line": {"color": "#FFA15A", "dash": "solid"}, "marker": {"symbol": "circle"}, "mode": "lines", "name": "Acute Viral Hepatitis A", "showlegend": true, "type": "scattergl", "x": {"elided": "209 str values"}, "xaxis": "x", "y": {"elided": "209 int values"}, "yaxis": "y"}, {"hovertemplate": "disease=Botulism<br>week_start_date=%{x}<br>no._of_cases=%{y}<extra></extra>", "legendgroup": "Botulism", "line": {"color": "#19d3f3", "dash": "solid"}, "marker": {"symbol": "circle"}, "mode": "lines", "name": "Botulism", "showlegend": true, "type": "scattergl", "x": {"elided": "209 str values"}, "xaxis": "x", "y": {"elided": "209 int values"}, "yaxis": "y"}, {"hovertemplate": "disease=Chikungunya<br>week_start_date=%{x}<br>no._of_cases=%{y}<extra></extra>", "legendgroup": "Chikungunya", "line": {"color": "#FF6692", "dash": "solid"}, "marker": {"symbol": "circle"}, "mode": "lines", "name": "Chikungunya", "showlegend": true, "type": "scattergl", "x": {"elided": "209 str values"}, "xaxis": "x", "y": {"elided": "209 int values"}, "yaxis": "y"}, {"hovertemplate": "disease=Japanese Encephalitis<br>week_start_date=%{x}<br>no._of_cases=%{y}<extra></extra>", "legendgroup": "Japanese Encephalitis", "line": {"color": "#B6E880", "dash": "solid"}, "marker": {"symbol": "circle"}, "mode": "lines", "name": "Japanese Encephalitis", "showlegend": true, "type": "scattergl", "x": {"elided": "209 str values"}, "xaxis": "x", "y": {"elided": "209 int values"}, "yaxis": "y"}, {"hovertemplate": "disease=Hand, Foot and Mouth Disease<br>week_start_date=%{x}<br>no._of_cases=%{y}<extra></extra>", "legendgroup": "Hand, Foot and Mouth Disease", "line": {"color": "#FF97FF", "dash": "solid"}, "marker": {"symbol": "circle"}, "mode": "lines", "name": "Hand, Foot and Mouth Disease", "showlegend": true, "type": "scattergl", "x": {"elided": "209 str values"}, "xaxis": "x", "y": {"elided": "209 int values"}, "yaxis": "y"}, {"hovertemplate": "disease=Acute Viral Hepatitis E<br>week_start_date=%{x}<br>no._of_cases=%{y}<extra></extra>", "legendgroup": "Acute Viral Hepatitis E", "line": {"color": "#FECB52", "dash": "solid"}, "marker": {"symbol": "circle"}, "mode": "lines", "name": "Acute Viral Hepatitis E", "showlegend": true, "type": "scattergl", "x": {"elided": "209 str values"}, "xaxis": "x", "y": {"elided": "209 int values"}, "yaxis": "y"}, {"hovertemplate": "disease=Campylobacter enteritis<br>week_start_date=%{x}<br>no._of_cases=%{y}<extra></extra>", "legendgroup": "Campylobacter enteritis", "line": {"color": "#636efa", "dash": "solid"}, "marker": {"symbol": "circle"}, "mode": "lines", "name": "Campylobacter enteritis", "showlegend": true, "type": "scattergl", "x": {"elided": "209 str values"}, "xaxis": "x", "y": {"elided": "209 int values"}, "yaxis": "y"}, {"hovertemplate": "disease=Tetanus<br>week_start_date=%{x}<br>no._of_cases=%{y}<extra></extra>", "legendgroup": "Tetanus", "line": {"color": "#EF553B", "dash": "solid"}, "marker": {"symbol": "circle"}, "mode": "lines", "name": "Tetanus", "showlegend": true, "type": "scattergl", "x": {"elided": "209 str values"}, "xaxis": "x", "y": {"elided": "209 int values"}, "yaxis": "y"}, {"hovertemplate": "disease=Leptospirosis<br>week_start_date=%{x}<br>no._of_cases=%{y}<extra></extra>", "legendgroup": "Leptospirosis", "line": {"color": "#00cc96", "dash": "solid"}, "marker": {"symbol": "circle"}, "mode": "lines", "name": "Leptospirosis", "showlegend": true, "type": "scattergl", "x": {"elided": "209 str values"}, "xaxis": "x", "y": {"elided": "209 int values"}, "yaxis": "y"}], "layout": {"legend": {"title": {"text": "disease"}, "tracegroupgap": 0}, "title": {"text": "Cases from 2012 to 2020"}, "xaxis": {"anchor": "y", "domain": [0, 1], "title": {"text": "week_start_date"}}, "yaxis": {"anchor": "x", "domain": [0, 1], "title": {"text": "no._of_cases"}}}}
